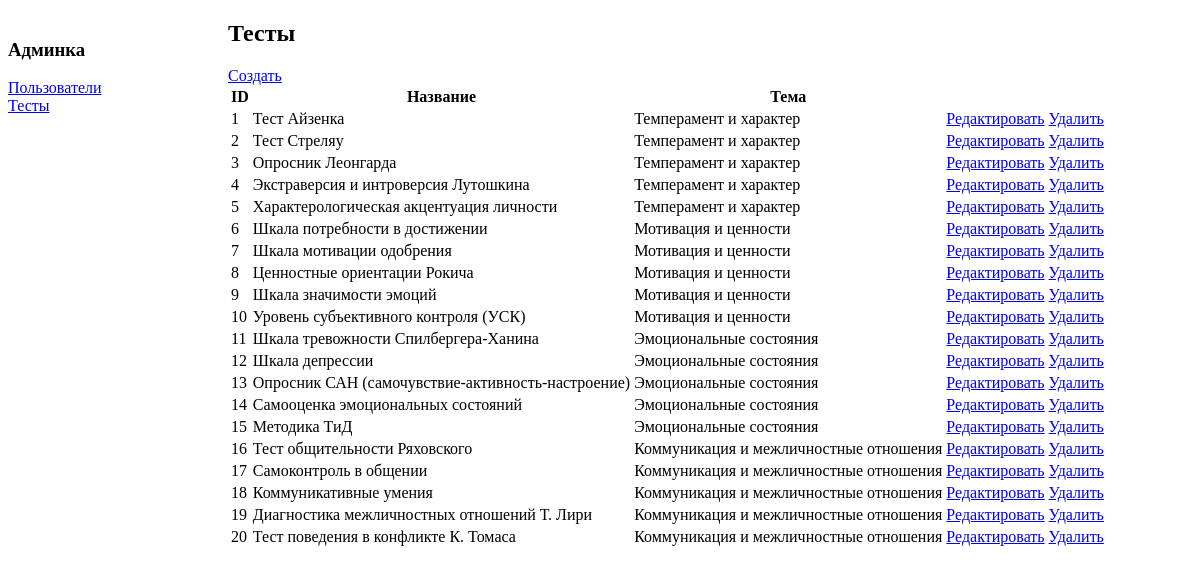
/admin/tests, run on an earlier commit of the app's database.
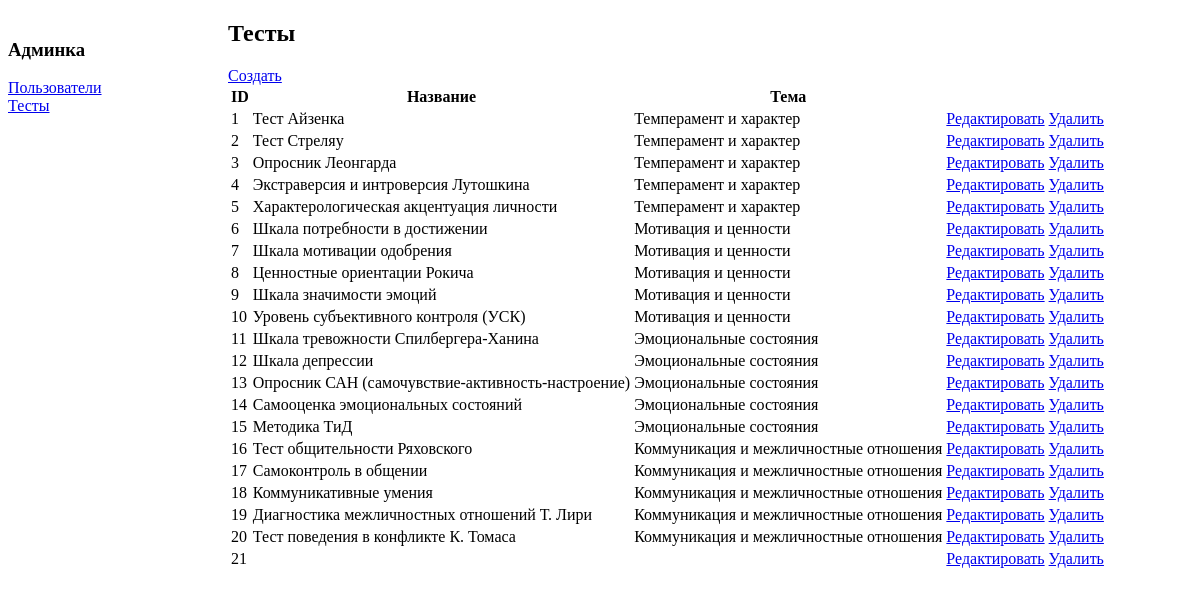
And on a later commit of the database.
### tables this page shows
CREATE TABLE "tests" (
	"id"	INTEGER,
	"topic"	TEXT NOT NULL,
	"title"	TEXT NOT NULL,
	"is_active"	INTEGER DEFAULT 1,
	"description"	TEXT, visualization_type TEXT,
	PRIMARY KEY("id" AUTOINCREMENT)
);

### app.py (the view)
@app.route('/admin/tests')
def admin_tests():
    if not is_admin(): abort(403)
    db = get_db()
    tests = db.execute("SELECT * FROM tests").fetchall()
    return render_template('admin/tests.html', tests=tests)

### app.py (called while the page is built)
def get_db():
    conn = sqlite3.connect('database.db')
    conn.row_factory = sqlite3.Row
    return conn

def is_admin():
    return True

### templates/admin/tests.html
{% extends 'admin/base_admin.html' %}
{% block content %}
<h2>Тесты</h2>
<a href="/admin/tests/create">Создать</a>
<table>
<tr><th>ID</th><th>Название</th><th>Тема</th><th></th></tr>
{% for t in tests %}
<tr>
<td>{{ t.id }}</td>
<td>{{ t.title }}</td>
<td>{{ t.topic }}</td>
<td>
<a href="/admin/tests/edit/{{ t.id }}">Редактировать</a>
<a href="/admin/tests/delete/{{ t.id }}" onclick="return confirm('Удалить?')">Удалить</a>
</td>
</tr>
{% endfor %}
</table>
{% endblock %}

What changed in the data, as far as the page shows it:
added tests: id "21"
